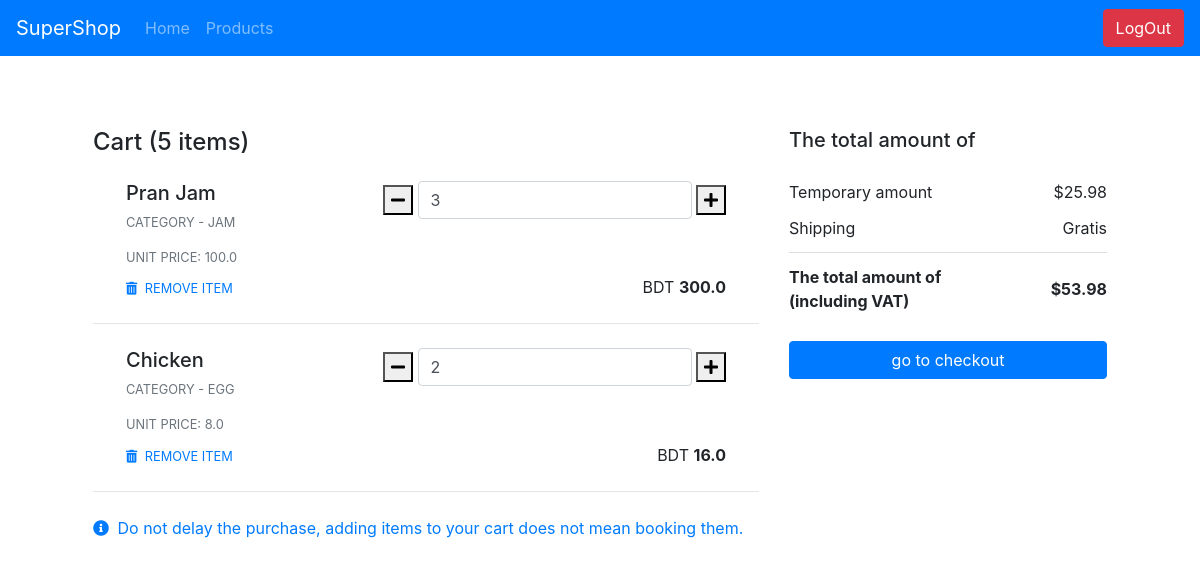
Page /cart/ (signed in) on the earlier database version.
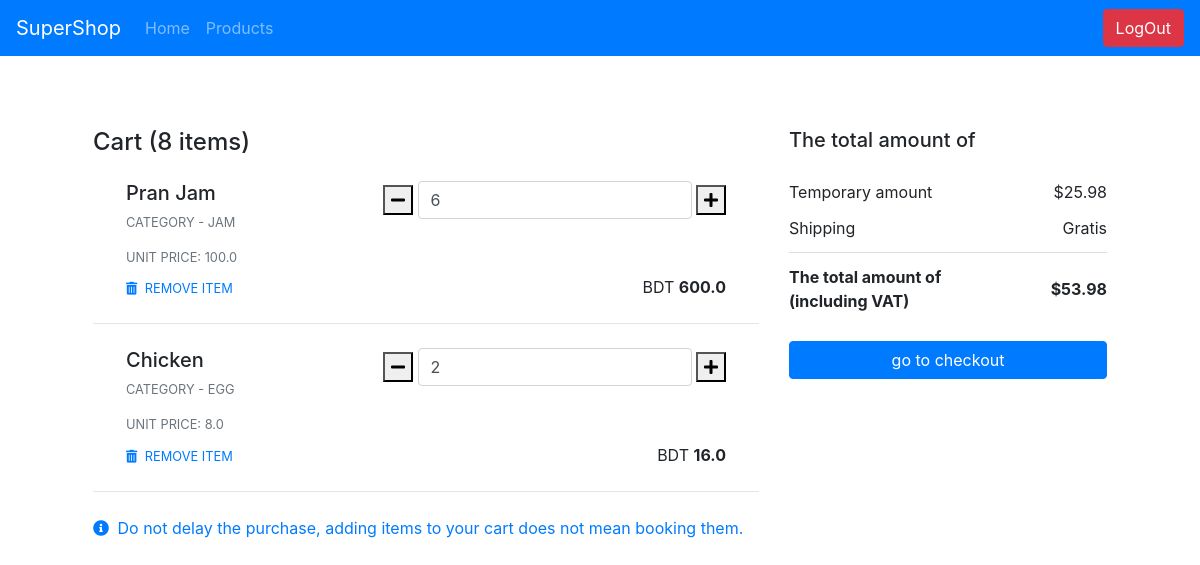
Same page on the later database version.
### supershop_app/models.py (models this page shows, shortened)
class Cart(models.Model):
    id = models.AutoField(primary_key=True)
    cart_code = models.UUIDField(default=uuid.uuid4)
    added_products = models.ForeignKey(Product, on_delete=models.SET_NULL, db_constraint=False, null=True)
    product_count = models.PositiveIntegerField(default=1)

class Product(models.Model):
    id = models.AutoField(primary_key=True)
    product_code = models.UUIDField(default=uuid.uuid4)
    product_name = models.CharField(max_length=255, blank=False, null=False, unique=True)
    product_category = models.ForeignKey(ProductCategory, on_delete=models.CASCADE)
    product_unit_price = models.FloatField(default=0.0)
    current_stock = models.IntegerField(default=0)

class ProductCategory(models.Model):
    id = models.AutoField(primary_key=True)
    category_code = models.UUIDField(default=uuid.uuid4)
    category_name = models.CharField(max_length=255, blank=False, null=False, unique=True)

### supershop_app/views.py (the view)
# urls.py: path('cart/', views.cart_view, name="cart_view"),
def cart_view(request):
    cart_product = models.Order.objects.filter(purchase_by=request.user, order_placed=False).first()
    total_orders = models.Order.objects.filter(purchase_by=request.user, order_placed=False).first()
    if total_orders is None:
        total_orders = 0
    total_orders = total_orders.purchased_products.aggregate(Sum('product_count'))['product_count__sum']
    context = {
                "cart_products": cart_product.purchased_products.filter(product_count__gt=0),
                "total_orders": total_orders,
                "is_logged_in": request.user.is_authenticated,
                "title": "Cart",
                "left_utils": [
                    {
                        "name": "Products",
                        "url": "/products/",
                        "id": "cart-id"
                    }]
              }
    return render(request, "cart_template.html", context=context)

### supershop_app/templatetags/custom_tags.py (called while the page is built)
@register.filter(name='calculate_total_price')
def calculate_total_price(price, unit):
    price = float(price)
    unit = int(unit)
    return price * unit

### supershop_app/templates/supershop_app/cart_template.html (shortened to what this page needs)
{% extends 'base.html' %}
{% load static %}
{% load custom_tags %}
{% block content %}
    <div class="container">
        <div class="m-5">
            <section>
                <div class="row">
                    <div class="col-lg-8">
                        <div class="mb-3">
                            <div class="pt-4 wish-list">
                                <h4 class="mb-4">Cart (<span>{{ total_orders }}</span> items)</h4>
                                {% for cart_product in cart_products %}
                                    <div class="row mb-4">
                                        <div class="col-md-12 col-lg-12 col-xl-12 px-5">
                                            <div>
                                                <div class="d-flex justify-content-between">
                                                    <div>
                                                        <h5>{{ cart_product.added_products.product_name }}</h5>
                                                        <p class="mb-3 text-muted text-uppercase small">Category - {{ cart_product.added_products.product_category.category_name }} </p>
                                                        <p class="mb-2 text-muted text-uppercase small">Unit Price: {{ cart_product.added_products.product_unit_price }}</p>
                                                    </div>
                                                    <div>
                                                        <div class="def-number-input number-input safari_only mb-0 w-100">
                                                            <button onclick="this.parentNode.querySelector('input[type=number]').stepDown()"
                                                            class="decrease"><i class="fas fa-minus"></i></button>
                                                            <label>
                                                                <input class="quantity form-control" min="0" name="quantity" value="{{ cart_product.product_count }}" type="number">
                                                            </label>
                                                            <button onclick="this.parentNode.querySelector('input[type=number]').stepUp()"
                                                            class="increase"><i class="fas fa-plus"></i></button>
                                                        </div>
                                                    </div>
                                                </div>
                                                <div class="d-flex justify-content-between align-items-center">
                                                    <div>
                                                        <a href="#!" type="button" class="card-link-secondary small text-uppercase mr-3"><i
                                                            class="fas fa-trash-alt mr-1"></i> Remove item </a>
                                                    </div>
                                                    <p class="mb-0"><span> BDT <strong id="summary"> {{ cart_product.added_products.product_unit_price|calculate_total_price:cart_product.product_count }} </strong></span></p>
                                                </div>
                                            </div>
                                        </div>
                                    </div>
                                    <hr class="mb-4">
                                {% endfor %}
                                <p class="text-primary mb-0"><i class="fas fa-info-circle mr-1"></i> Do not delay the purchase, adding
                                items to your cart does not mean booking them.</p>
                            </div>
                        </div>
                    </div>
                    <div class="col-lg-4">
                        <div class="mb-3">
                            <div class="pt-4">
                                <h5 class="mb-3">The total amount of</h5>
                                <ul class="list-group list-group-flush">
                                    <li class="list-group-item d-flex justify-content-between align-items-center border-0 px-0 pb-0">
                                        Temporary amount
                                        <span>$25.98</span>
                                    </li>
                                    <li class="list-group-item d-flex justify-content-between align-items-center px-0">
                                        Shipping
                                        <span>Gratis</span>
                                    </li>
                                    <li class="list-group-item d-flex justify-content-between align-items-center border-0 px-0 mb-3">
                                        <div>
                                            <strong>The total amount of</strong>
                                            <strong>
                                              <p class="mb-0">(including VAT)</p>
                                            </strong>
                                        </div>
                                        <span><strong>$53.98</strong></span>
                                    </li>
                                </ul>
                                <button type="button" class="btn btn-primary btn-block">go to checkout</button>
                            </div>
                        </div>
                    <div class="mb-3">
                        <div class="pt-4">
                        </div>
                    </div>
                </div>
                </div>
            </section>
        </div>
    </div>
{% endblock %}

### supershop_app/templates/supershop_app/base.html (shortened to what this page needs)
<!doctype html>
<html class="no-js" lang="en">
    <head>
        {% load static %}
        <link rel="stylesheet" href="https://pro.fontawesome.com/releases/v5.10.0/css/all.css"/>
        <link rel="stylesheet" href="https://stackpath.bootstrapcdn.com/bootstrap/4.5.2/css/bootstrap.min.css">
    </head>
    <body>
        <nav class="navbar navbar-expand-lg navbar-dark bg-primary">
            {% if admin %}
                <a class="navbar-brand" href="/admin_home/">SuperShop</a>
            {% else %}
                <a class="navbar-brand" href="/">SuperShop</a>
            {% endif %}
            <div class="collapse navbar-collapse" id="navbarSupportedContent">
                <ul class="navbar-nav mr-auto">
                    {% if admin %}
                        <li class="nav-item {{ admin_home }}">
                            <a class="nav-link" href="/admin_home/">Home <span class="sr-only">(current)</span></a>
                        </li>
                    {% else %}
                        <li class="nav-item {{ home }}">
                            <a class="nav-link" href="/">Home <span class="sr-only">(current)</span></a>
                        </li>
                    {% endif %}
                    {% for left_util in left_utils %}
                        <li class="nav-item">
                            <a class="nav-link {{ left_util.is_active }}" href="{{ left_util.url }}" id="{{ left_util.id }}">{{ left_util.name }}</a>
                        </li>
                    {% endfor %}
                </ul>
                {% if is_logged_in %}
                    {% if admin %}
                        <a href="/admin_logout/">
                            <button class="btn btn-danger my-2 my-sm-0" type="submit">LogOut</button>
                        </a>
                    {% else %}
                        <a href="/logout/">
                            <button class="btn btn-danger my-2 my-sm-0" type="submit">LogOut</button>
                        </a>
                    {% endif %}
                {% endif %}
            </div>
        </nav>
                                {% block content %} {% endblock %}
    </body>
</html>

Differences in the rows shown:
changed Cart "Pran Jam": quantity "3" → "6"; added_products.product_unit_price|calculate_total_price "300.0" → "600.0"
Other differences:
{{ total_orders }}: "5" → "8"
